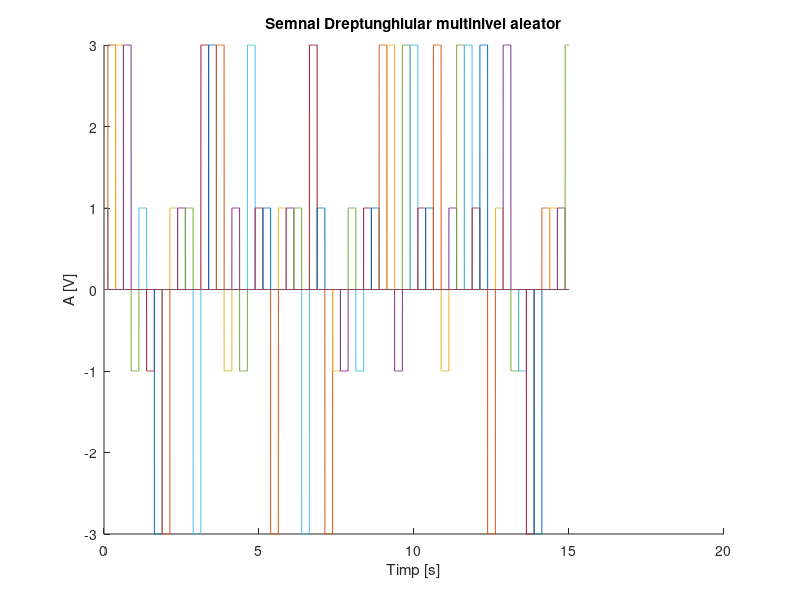

This figure's MATLAB source:
%identic pentru 20ms si 200ms(0.02 respectiv 0.2)
%b.)semnal de rezolutie temporala de 2ms(2ms=0.002)
t=0:0.002:15
niv = [ -3 -1 1 3 ];
figure(2) %crearea unei noi pagini grafice
hold on  %retinerea grafic curent si adaugarea urmatoarelor reprezentari
title('Semnal Dreptunghiular multinivel aleator') %titlul
xlabel('Timp [s]') %denumire axa ox
ylabel('A [V]') %denumire axa oy
for n=0:0.25:40 %repetarea unei instructiuni
y = datasample(niv, 1) %returneaza un esantion de k numere aleatorii din populatia niv
plot(t, y*rectpuls(t-n, 0.25)) %rectpuls creeaza un puls dreptunghiular intr-o frecventa de la t-n la 0.25
end